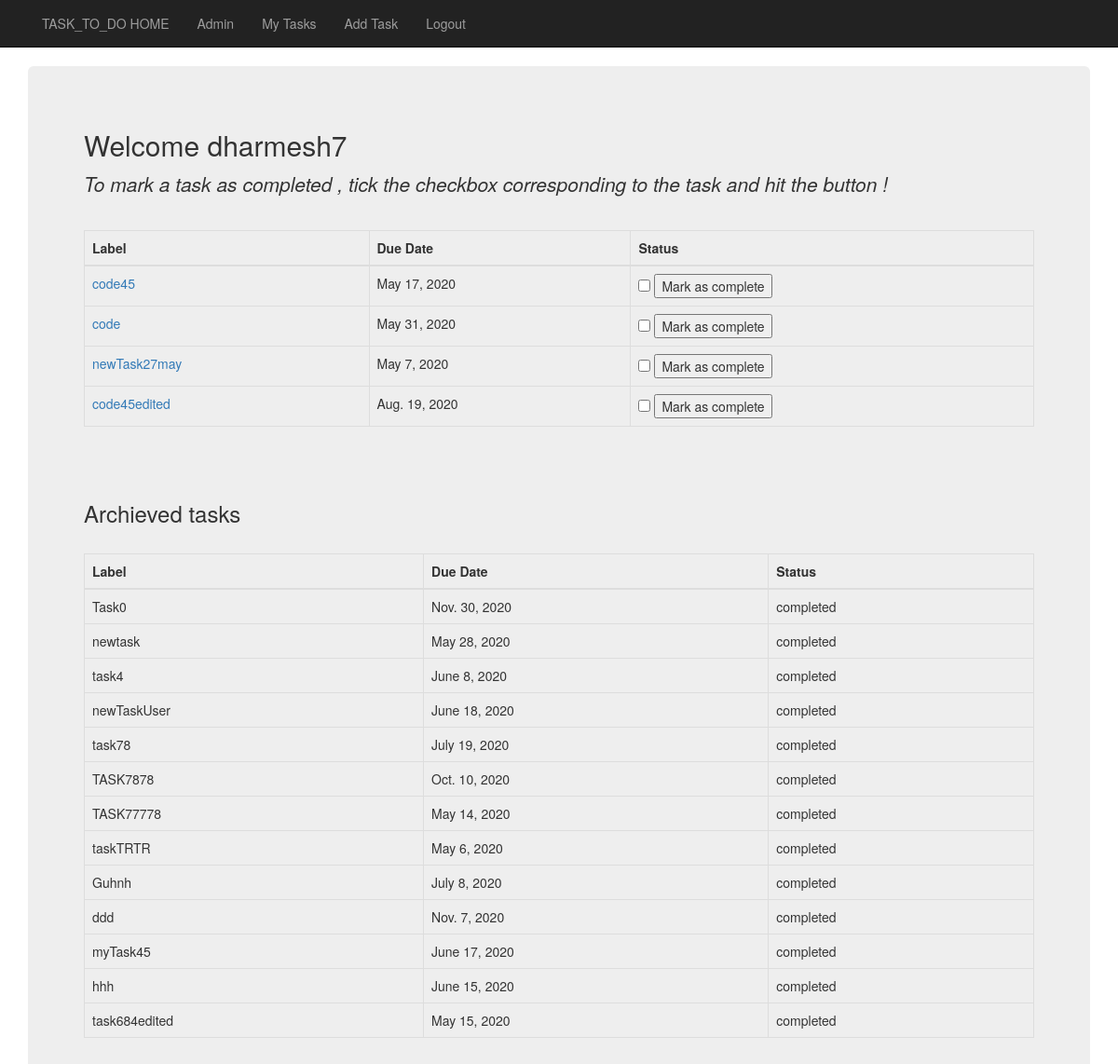
The page /taskApp/myTasks/ (signed in) on the database its author committed.
### taskApp/models.py (models this page shows, shortened)
class UserTask(models.Model):
    author = models.ForeignKey(User,on_delete=models.CASCADE)
    label=models.CharField(max_length=264,unique=True)
    date=models.DateField()
    status=models.BooleanField(default=False)

### taskApp/views.py (the view)
# urls.py: path('myTasks/',views.my_task,name='myTask'),
@login_required
def my_task(request):
    task_obj=UserTask.objects.filter(author=request.user)
    return render(request,'taskApp/task.html',{'task_obj':task_obj,'user_key':request.user})

### templates/taskApp/task.html (shortened to what this page needs)
{% extends "taskApp/base.html" %}
{% load static %}
{% block body_block %}
<div class="jumbotron">
  <h2>Welcome {{ user }}</h2>
  {% if task_obj %}
      <p><em>To mark a task as completed , tick the checkbox corresponding to the task and hit the button !</em></p>
      <br>
      <table class="table table-bordered">
          <thead>
              <th>Label</th>
              <th>Due Date</th>
              <th>Status</th>
          </thead>
          {% for t in task_obj %}
            {% if t.status == False %}
            <tr>
                <td><a href="{% url 'taskApp:edit' t.id %}">{{ t.label }}</a></td>
                <td>{{ t.date }}</td>
                <td><form action="{%  url 'taskApp:toggle' %}" method="post">
                      <input type="checkbox" id="checkbox" name="status" value="{{t.id}}">
                      <input type="submit"  value="Mark as complete">
                    </form></td>
            </tr>
            {% endif %}
          {% endfor %}
      </table>
      <br><br>
      <h3>Archieved tasks</h3>
      <br>
      <table class="table table-bordered">
          <thead>
              <th>Label</th>
              <th>Due Date</th>
              <th>Status</th>
          </thead>
          {% for t in task_obj %}
            {% if t.status == True %}
              <tr>
                <td>{{ t.label }}</td>
                <td>{{ t.date }}</td>
                <td>completed</td>
              </tr>
            {% endif %}
          {% endfor %}
      </table>
  {% else %}
      <p>NO TASKS FOUND</p>
  {% endif %}
</div>
{% endblock %}

### rows shown on the page
UserTask: label "code45", date "May 17, 2020"
UserTask: label "code", date "May 31, 2020"
UserTask: label "newTask27may", date "May 7, 2020"
UserTask: label "code45edited", date "Aug. 19, 2020"
UserTask: label "Task0", date "Nov. 30, 2020"
UserTask: label "newtask", date "May 28, 2020"
UserTask: label "task4", date "June 8, 2020"
UserTask: label "newTaskUser", date "June 18, 2020"
UserTask: label "task78", date "July 19, 2020"
UserTask: label "TASK7878", date "Oct. 10, 2020"
UserTask: label "TASK77778", date "May 14, 2020"
UserTask: label "taskTRTR", date "May 6, 2020"
UserTask: label "Guhnh", date "July 8, 2020"
UserTask: label "ddd", date "Nov. 7, 2020"
UserTask: label "myTask45", date "June 17, 2020"
UserTask: label "hhh", date "June 15, 2020"
UserTask: label "task684edited", date "May 15, 2020"

### other values the page prints
{{ user }} "dharmesh7"
